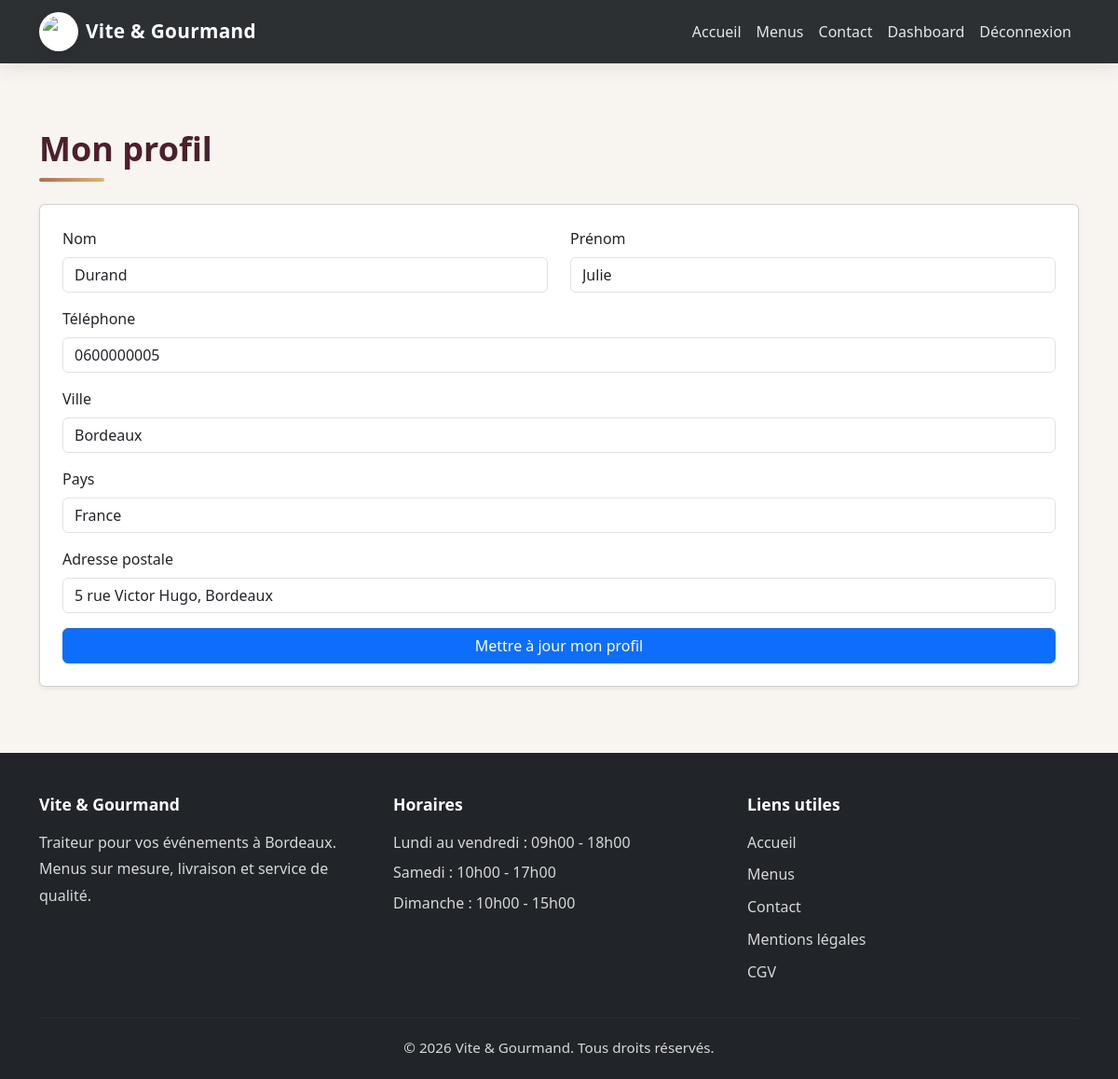
Page /user/profile.php (signed in) on the committed database.
### tables this page shows
CREATE TABLE `utilisateur` (
  `utilisateur_id` int(11) NOT NULL,
  `nom` varchar(50) NOT NULL,
  `prenom` varchar(50) NOT NULL,
  `telephone` varchar(50) NOT NULL,
  `ville` varchar(100) NOT NULL,
  `code_postal` varchar(5) NOT NULL,
  `pays` varchar(50) NOT NULL,
  `adresse_postale` varchar(255) NOT NULL,
  `email` varchar(150) NOT NULL,
  `password` varchar(255) NOT NULL,
  `actif` tinyint(1) NOT NULL DEFAULT 1,
  `role_id` int(11) NOT NULL,
  `reset_token` varchar(255) DEFAULT NULL,
  `reset_token_expires_at` datetime DEFAULT NULL
);

### user/profile.php (the view, shortened to what this page needs)
<?php
require_once '../config/database.php';
$stmt = $pdo->prepare("SELECT * FROM utilisateur WHERE utilisateur_id = ?");
$stmt->execute([$_SESSION['utilisateur']['id']]);
$user = $stmt->fetch(PDO::FETCH_ASSOC);
include '../includes/header.php';
?>
<section class="container">
    <h1 class="section-title">Mon profil</h1>
    <form action="/vite-gourmand/actions/update_profile_action.php" method="post" class="card shadow-sm p-4">
        <div class="row">
            <div class="col-md-6 mb-3">
                <label class="form-label">Nom</label>
                <input type="text" name="nom" class="form-control" value="<?= htmlspecialchars($user['nom']) ?>" required>
            </div>
            <div class="col-md-6 mb-3">
                <label class="form-label">Prénom</label>
                <input type="text" name="prenom" class="form-control" value="<?= htmlspecialchars($user['prenom']) ?>" required>
            </div>
        </div>
        <div class="mb-3">
            <label class="form-label">Téléphone</label>
            <input type="text" name="telephone" class="form-control" value="<?= htmlspecialchars($user['telephone']) ?>" required>
        </div>
        <div class="mb-3">
            <label class="form-label">Ville</label>
            <input type="text" name="ville" class="form-control" value="<?= htmlspecialchars($user['ville']) ?>" required>
        </div>
        <div class="mb-3">
            <label class="form-label">Pays</label>
            <input type="text" name="pays" class="form-control" value="<?= htmlspecialchars($user['pays']) ?>" required>
        </div>
        <div class="mb-3">
            <label class="form-label">Adresse postale</label>
            <input type="text" name="adresse_postale" class="form-control" value="<?= htmlspecialchars($user['adresse_postale']) ?>" required>
        </div>
        <button type="submit" class="btn btn-primary">Mettre à jour mon profil</button>
    </form>
</section>
<?php include '../includes/footer.php'; ?>

### assets/css/style.css (style rules this page uses)
html, body { height: 100%; margin: 0; padding: 0; }
body { min-height: 100vh; display: flex; flex-direction: column; font-family: 'Segoe UI', Tahoma, Geneva, Verdana, sans-serif; background: #f8f5f0; color: #2f2a26; }
.container { position: relative; z-index: 2; }
section.container { padding-top: 70px; padding-bottom: 70px; }
.section-title { font-size: clamp(1.8rem, 3vw, 2.6rem); font-weight: 800; margin-bottom: 24px; color: #4e1f2d; position: relative; display: inline-block; }
.section-title::after { content: ""; display: block; width: 70px; height: 4px; margin-top: 10px; border-radius: 999px; background: linear-gradient(90deg, #b66a50, #e2b46b); }

### rows in the picture
utilisateur: nom "Durand", prenom "Julie", telephone "0600000005", ville "Bordeaux", pays "France", adresse_postale "5 rue Victor Hugo, Bordeaux"
